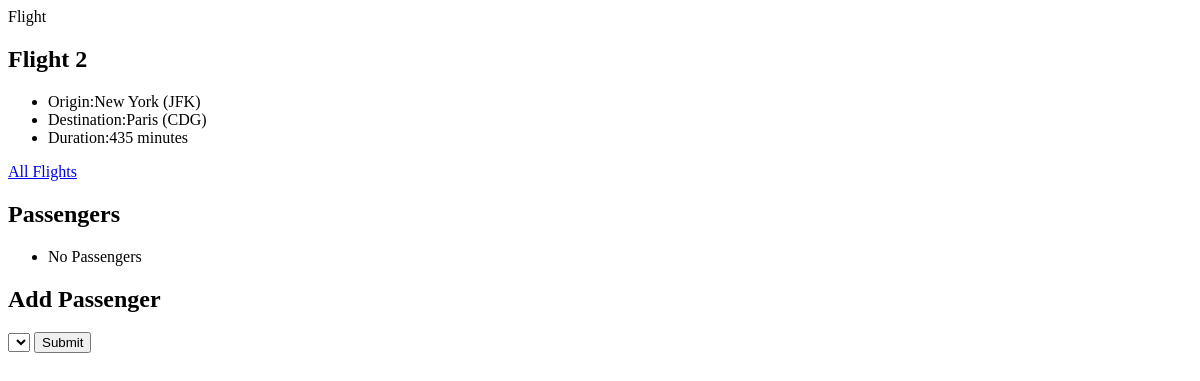
The page /2 on the database as committed earlier.
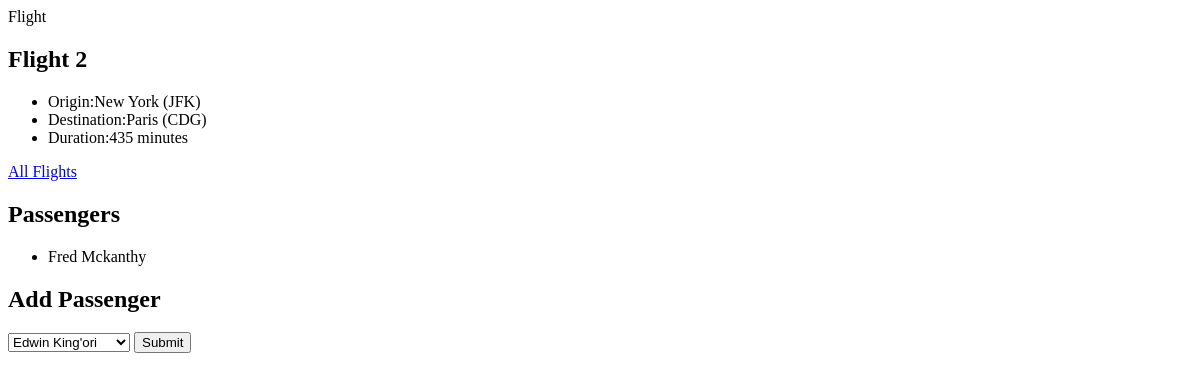
The same page on the database as committed later.
### flights/models.py (models this page shows)
class Passenger(models.Model):
    first_name = models.CharField(max_length=250)
    last_name = models.CharField(max_length=250)
    flights = models.ManyToManyField(
        Flight, blank=True, related_name="passengers")
    def __str__(self):
        return f"{self.first_name} {self.last_name}"

### flights/views.py (the view)
# urls.py: path("<int:flight_id>", views.flight, name="flight"),
def flight(request, flight_id):
    flight = Flight.objects.get(id=flight_id)
    passengers = flight.passengers.all()
    non_passengers = Passenger.objects.exclude(flights=flight).all()
    return render(request, "flights/flight.html", {
                  "flight": flight,
                  "passengers": passengers,
                  "non_passengers": non_passengers
                  })

### flights/models.py (called while the page is built)
    def __str__(self):
        return f"{self.city} ({self.code})"

### flights/templates/flights/flight.html (shortened to what this page needs)
{% extends "base.html" %}
{% block content %}
    <h2>Flight {{flight.id}}</h2>
    <ul>
        <li>Origin:{{flight.origin}}</li>
        <li>Destination:{{flight.destination}}</li>
        <li>Duration:{{flight.duration}} minutes</li>
    </ul><a href="{% url "index" %}">All  Flights</a>
    <h2>Passengers</h2>
    <ul>
        {% for passenger in passengers %}
            <li>{{passenger}}</li>
        {%empty%}
            <li>No Passengers</li>
        {% endfor %}
    </ul>
<h2>Add Passenger</h2>
    <form action="{% url "book" flight.id %}" method="POST">
        <select name="passenger" id="">
            {% for passenger in  non_passengers %}
                <option value="{{passenger.id}}">{{passenger}}</option>
            {% endfor %}
        </select>
        <input type="submit">
    </form>
{% endblock content %}

Rows that differ between the two databases and show on the page:
added Passenger: first_name+last_name "Fred Mckanthy"
Other text that changed with them:
form field passenger: (not shown) → "Edwin King'ori"
text no longer shown: "No Passengers"
